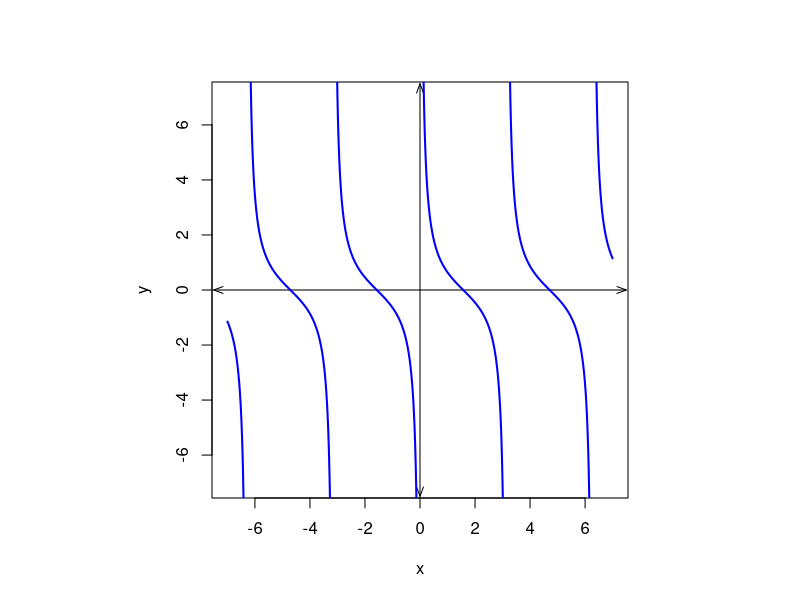
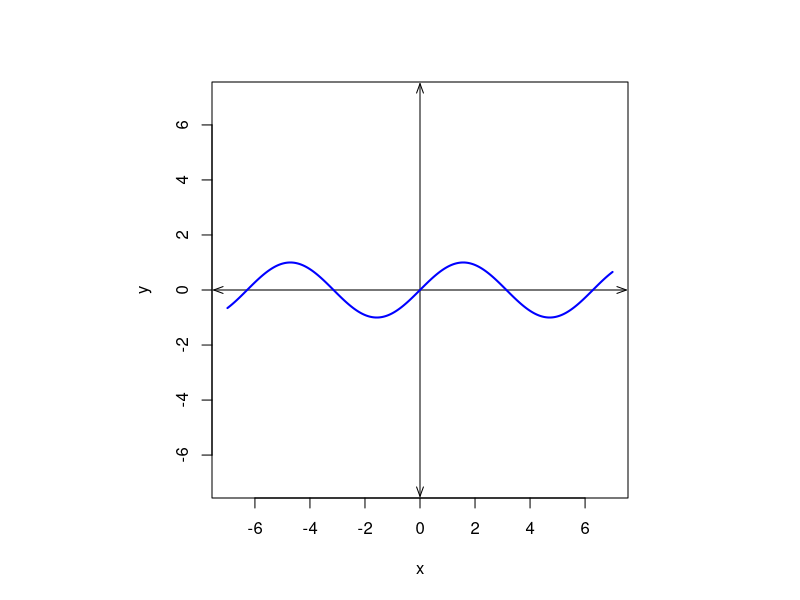
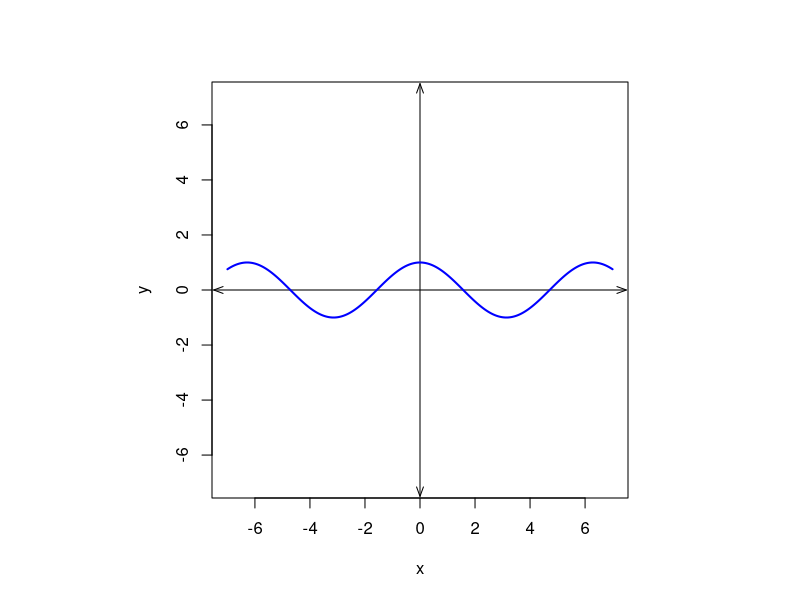
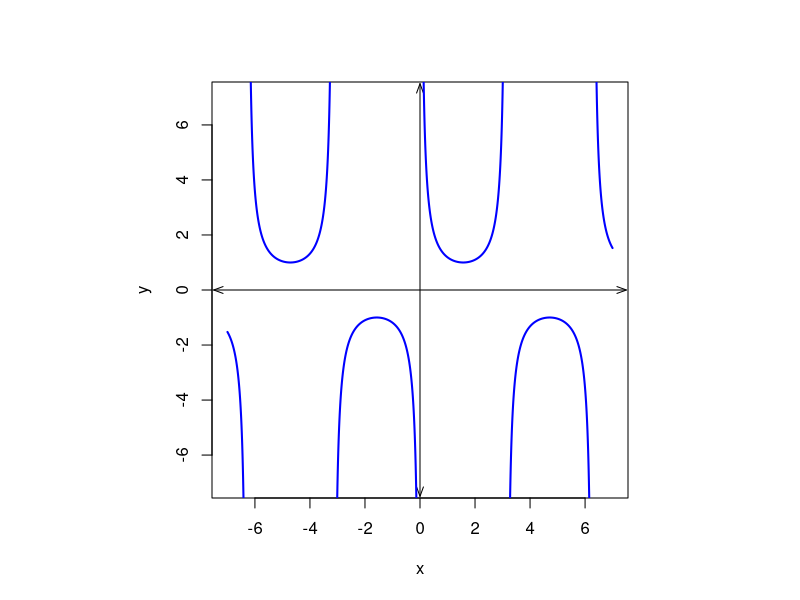
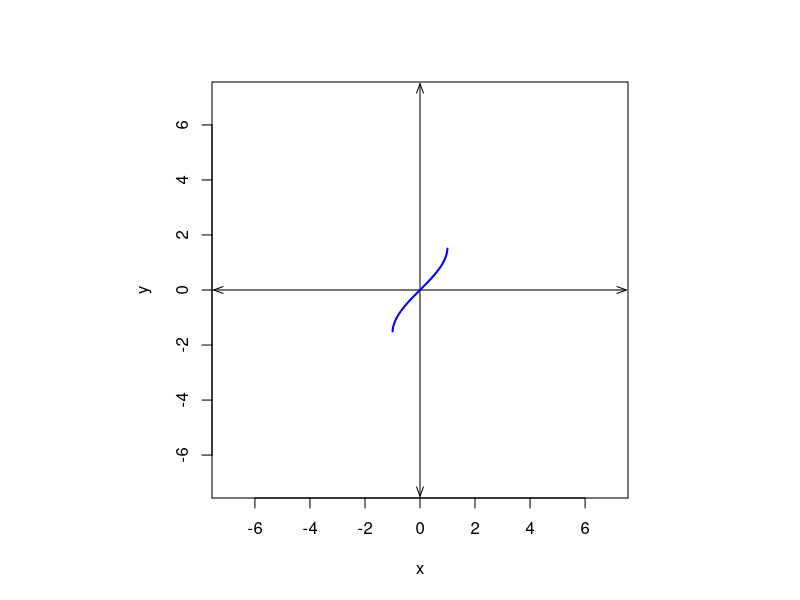
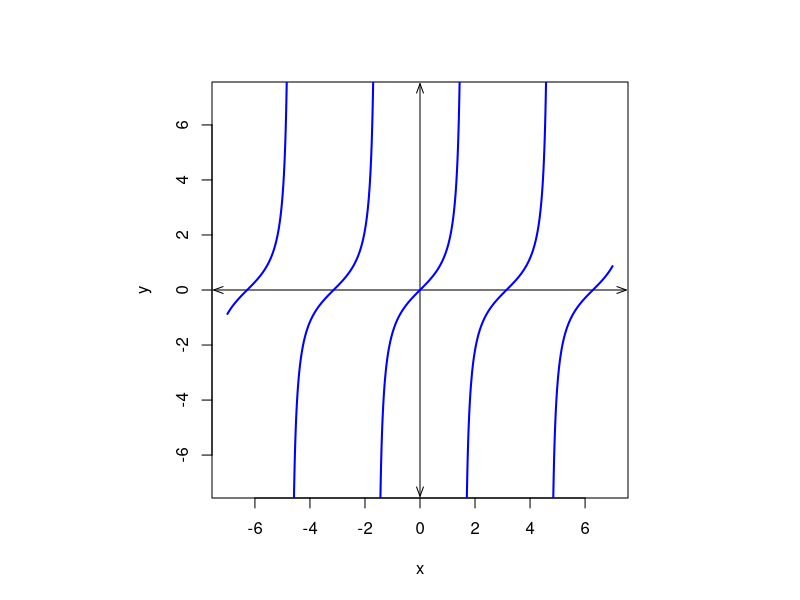
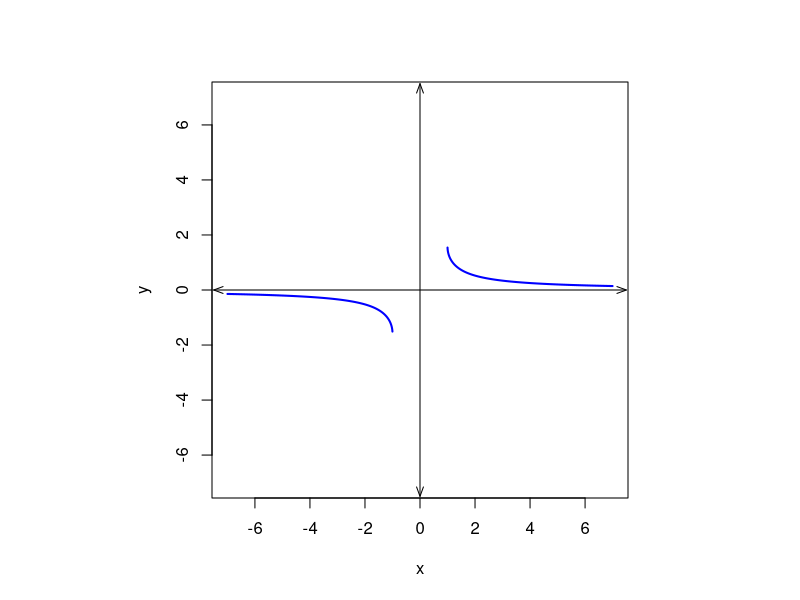
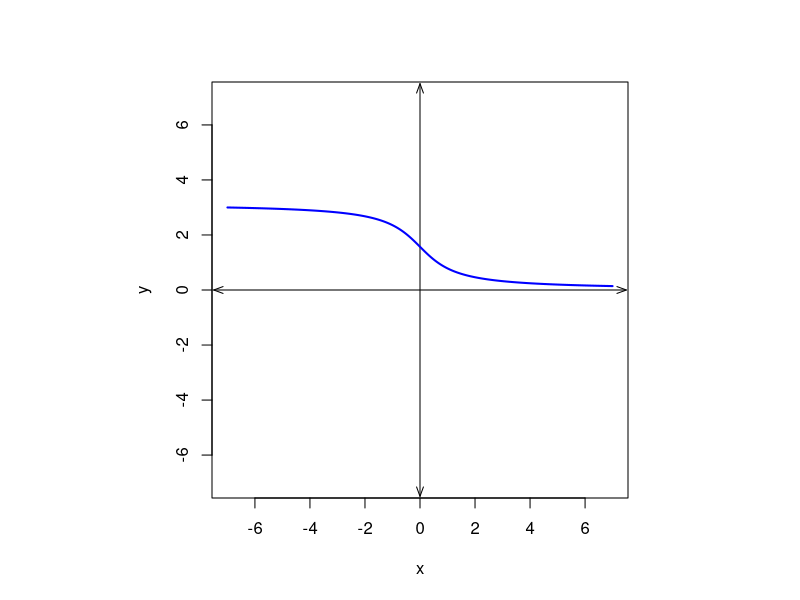

These figures' R source, in order:
## ---- chunk 1
names = c("sin(x)","cos(x)","tan(x)","csc(x)","sec(x)","cot(x)",
          "arcsin(x)","arccos(x)","arctan(x)",
          "arccsc(x)","arcsec(x)","arccot(x)")
dx = 14/(1001-1)
xs = seq(-7,7,length.out=10000)
ys = list(sin(xs),cos(xs),tan(xs),1/sin(xs),1/cos(xs),1/tan(xs),
          asin(xs),acos(xs),atan(xs),asin(1/xs),acos(1/xs),atan(1/xs)+abs(sign(xs)-1)/2*pi)

ord1 = sample(1:12)

ys2 = ys[ord1]

al = paste0("* y = ",names,"\n",collapse="")

tal = paste0(rep(al,12),collapse="\n")

sols = character()
for(i in 1:12){
  sols = c(sols,paste0(1*(ord1[i]==1:12),collapse=""))
}
tsols = paste0(sols,collapse="|")
ttyps = paste0(rep("schoice",12),collapse="|")
## ---- chunk 2
for(i in 1:length(names)){
  par(pty="s")
  cat(paste0("## Plot ",i,"\n",collapse=""))
  plot(0,0,type="n",xlim=c(-7,7),ylim=c(-7,7),
       xlab="x",ylab="y")
  arrows(-7.5,0,7.5,0,length=0.1,angle=20,code=3)
  arrows(0,-7.5,0,7.5,length=0.1,angle=20,code=3)
  x = xs
  y = ys2[[i]]
  spots = !is.nan(y)
  x = x[spots]
  y = y[spots]
  spots = abs(y)<10
  x = x[spots]
  y = y[spots]
  beg1 = c(1,which(diff(x)>1.1*dx),length(x))
  if(length(beg1)<2){
    lines(x,y)
  } else {
    for(j in 1:(length(beg1)-1)){
      lines(x[(beg1[j]+1):(beg1[j+1]-1)],
            y[(beg1[j]+1):(beg1[j+1]-1)],col="blue",lwd=2)
    }
  }
  
  
  cat(paste0("##ANSWER",i,"##\n\n",collapse=""))
}
